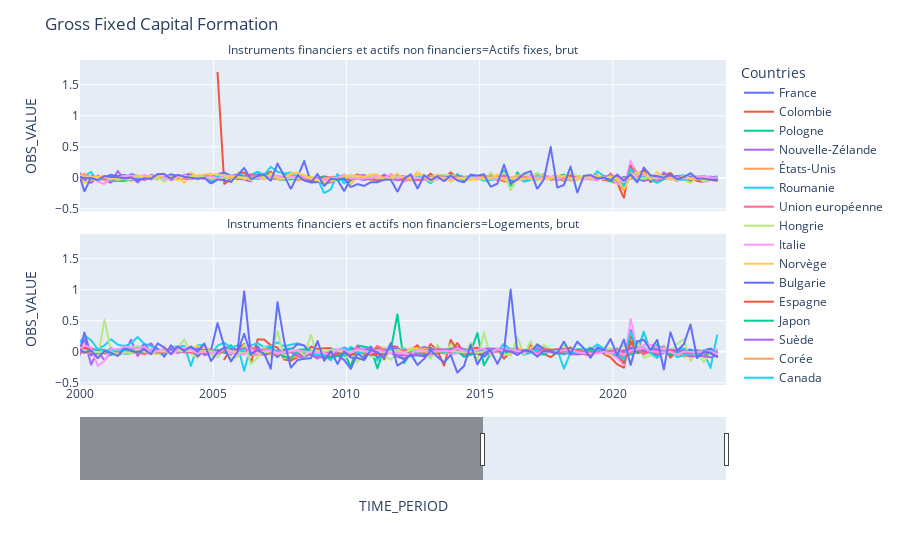

Here is the notebook cell this chart was saved with:
### Code cell
gfcf_plot = px.line(gfcf, x='TIME_PERIOD', y="OBS_VALUE",color='Countries',facet_col="Instruments financiers et actifs non financiers", facet_col_wrap=1)

gfcf_plot.update_layout(xaxis_range=['2000-01-01','2024-04-01'],
                    yaxis_range=[gfcf[gfcf['TIME_PERIOD']>='2000-01-01']['OBS_VALUE'].min()-0.2,gfcf[gfcf['TIME_PERIOD']>='2000-01-01']['OBS_VALUE'].max()+0.2],
                    title_text= "Gross Fixed Capital Formation")

for i in range(len(gfcf_plot.layout.annotations)):
    gfcf_plot.update_xaxes(rangeslider_visible=(i == len(gfcf_plot.layout.annotations)-1), row=i, col=1)

#gfcf_plot.update_xaxes(rangeslider_visible=True)

gfcf_plot.show()
